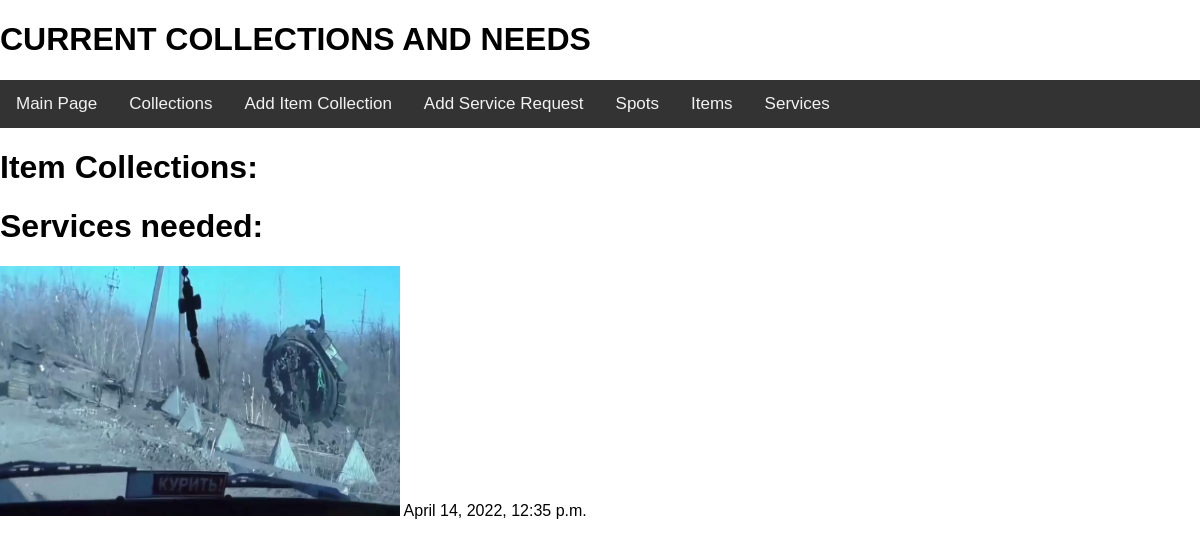
The page /AidplannerApp/collections/ on the database as committed earlier.
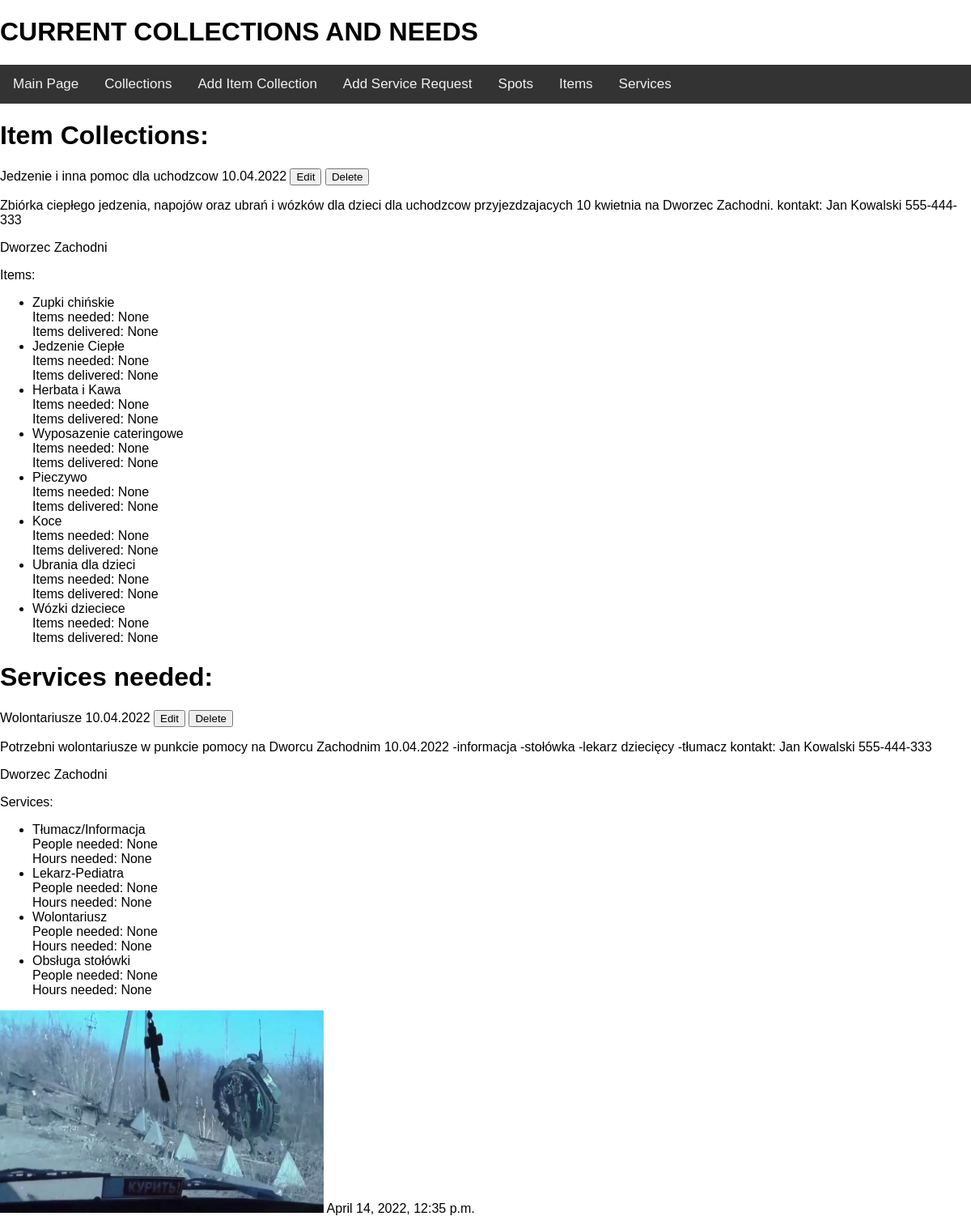
The same page on the database as committed later.
### AidplannerApp/models.py (models this page shows, shortened)
class ItemCollection(models.Model):
    name = models.CharField(max_length=128)
    spot = models.ForeignKey(Spot, on_delete=models.CASCADE, null=True)
    description = models.TextField(null=True)
    created = models.DateTimeField(auto_now_add=True)
    items = models.ManyToManyField(Item, through='ItemCollectionItems')

class Spot(models.Model):
    def __str__(self):
        return self.name
    name = models.CharField(max_length=64)
    address = models.CharField(max_length=128)
    details = models.TextField(null=True)

class ItemCollectionItems(models.Model):
    item = models.ForeignKey(Item, on_delete=models.CASCADE)
    itemcollection = models.ForeignKey(ItemCollection, on_delete=models.CASCADE)
    number_needed = models.IntegerField(null=True)
    number_delivered = models.IntegerField(null=True)

class Item(models.Model):
    name = models.CharField(max_length=64)
    description = models.CharField(max_length=360)

class ServiceCollection(models.Model):
    name = models.CharField(max_length=128)
    spot = models.ForeignKey(Spot, on_delete=models.CASCADE, null=True)
    description = models.TextField(null=True)
    created = models.DateTimeField(auto_now_add=True)
    services = models.ManyToManyField(Service, through='ServiceCollectionServices')

class ServiceCollectionServices(models.Model):
    service = models.ForeignKey(Service, on_delete=models.CASCADE)
    servicecollection = models.ForeignKey(ServiceCollection, on_delete=models.CASCADE)
    people_needed = models.IntegerField(null=True)
    hours_needed = models.IntegerField(null=True)

class Service(models.Model):
    name = models.CharField(max_length=64)
    description = models.CharField(max_length=640)

### AidplannerApp/views.py (the view)
# urls.py: path('collections/', views.ShowCollectionsView.as_view(), name='collections'),
class ShowCollectionsView(View):
    def get(self, request):
        itemlist = ItemCollection.objects.all()
        servicelist = ServiceCollection.objects.all()
        return render(request, 'collectionsEXTEN.html', {'date': timezone.now(), "itemcollections": itemlist, "servicecollections": servicelist})

### templates/collectionsEXTEN.html (shortened to what this page needs)
{%  extends 'collections.html' %}
{%  block MAINBLOCK %}
    <h1>Item Collections:</h1>
{% for collection in itemcollections %}
    <p>{{ collection.name }}
        <a href="update_item_collection/{{ collection.id }}/"><button>Edit</button></a>
        <a href="delete_item_collection/{{ collection.id }}/"><button>Delete</button></a></p>
    <p>{{ collection.description }}</p>
    <p>{{ collection.spot.name }}</p>
    Items:
    <ul>
    {% for item in collection.itemcollectionitems_set.all %}
    <li>{{ item.item.name }}<br> Items needed: {{ item.number_needed }}<br>Items delivered: {{ item.number_delivered }}</li>
    {% endfor %}
    </ul>
{%  endfor %}
    <h1>Services needed:</h1>
{% for collection in servicecollections %}
    <p>{{ collection.name }}
        <a href="update_service_collection/{{ collection.id }}/"><button>Edit</button></a>
        <a href="delete_service_collection/{{ collection.id }}/"><button>Delete</button></a></p>
    <p>{{ collection.description }}</p>
    <p>{{ collection.spot }}</p>
        Services:
    <ul>
    {% for service in collection.servicecollectionservices_set.all %}
    <li>{{ service.service.name }}<br>People needed: {{ service.people_needed }}<br>Hours needed: {{ service.hours_needed }}</li>
    {% endfor %}
    </ul>
{%  endfor %}
{% endblock %}

Rows that differ between the two databases and show on the page:
added ItemCollection: name "Jedzenie i inna pomoc dla uchodzcow 10.04.2022", description "Zbiórka ciepłego jedzenia, napojów oraz ubrań i wózków dla dzieci dla uchodzcow przyjezdzajacych 10 kwietnia na Dworzec Zachodni. kontakt: Jan Kowalski 555-444-333", spot.name "Dworzec Zachodni"
added ItemCollectionItems: item.name "Zupki chińskie", number_needed "None", number_delivered "None"
added ItemCollectionItems: item.name "Jedzenie Ciepłe", number_needed "None", number_delivered "None"
added ItemCollectionItems: item.name "Herbata i Kawa", number_needed "None", number_delivered "None"
added ItemCollectionItems: item.name "Wyposazenie cateringowe", number_needed "None", number_delivered "None"
added ItemCollectionItems: item.name "Pieczywo", number_needed "None", number_delivered "None"
added ItemCollectionItems: item.name "Koce", number_needed "None", number_delivered "None"
added ItemCollectionItems: item.name "Ubrania dla dzieci", number_needed "None", number_delivered "None"
added ItemCollectionItems: item.name "Wózki dzieciece", number_needed "None", number_delivered "None"
added ServiceCollection: name "Wolontariusze 10.04.2022", description "Potrzebni wolontariusze w punkcie pomocy na Dworcu Zachodnim 10.04.2022 -informacja -stołówka -lekarz dziecięcy -tłumacz kontakt: Jan Kowalski 555-444-333", spot "Dworzec Zachodni"
added ServiceCollectionServices: service.name "Tłumacz/Informacja", people_needed "None", hours_needed "None"
added ServiceCollectionServices: service.name "Lekarz-Pediatra", people_needed "None", hours_needed "None"
added ServiceCollectionServices: service.name "Wolontariusz", people_needed "None", hours_needed "None"
added ServiceCollectionServices: service.name "Obsługa stołówki", people_needed "None", hours_needed "None"
